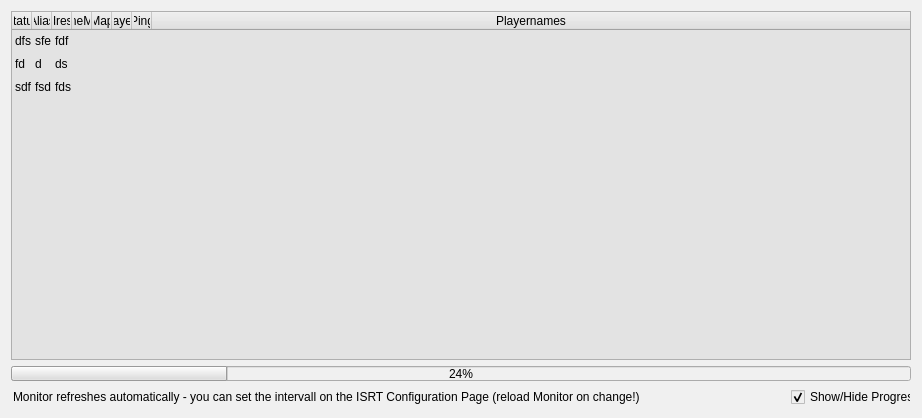
<?xml version="1.0" encoding="UTF-8"?>
<ui version="4.0">
 <class>UI_Server_Monitor</class>
 <widget class="QWidget" name="UI_Server_Monitor">
  <property name="geometry">
   <rect>
    <x>0</x>
    <y>0</y>
    <width>920</width>
    <height>418</height>
   </rect>
  </property>
  <property name="windowTitle">
   <string>ISRT Server Monitor</string>
  </property>
  <property name="windowIcon">
   <iconset resource="../res.qrc">
    <normaloff>:/img/img/isrt.ico</normaloff>:/img/img/isrt.ico</iconset>
  </property>
  <property name="styleSheet">
   <string notr="true">background-color: rgb(240, 240, 240);
selection-color: rgb(0, 0, 0);
selection-background-color: rgb(216, 216, 216);</string>
  </property>
  <layout class="QVBoxLayout" name="verticalLayout_2">
   <item>
    <layout class="QVBoxLayout" name="verticalLayout">
     <item>
      <widget class="QTableWidget" name="tbl_server_overview">
       <property name="sizePolicy">
        <sizepolicy hsizetype="MinimumExpanding" vsizetype="MinimumExpanding">
         <horstretch>0</horstretch>
         <verstretch>0</verstretch>
        </sizepolicy>
       </property>
       <property name="minimumSize">
        <size>
         <width>900</width>
         <height>120</height>
        </size>
       </property>
       <property name="font">
        <font>
         <pointsize>9</pointsize>
        </font>
       </property>
       <property name="styleSheet">
        <string notr="true">background-color: rgb(227, 227, 227);</string>
       </property>
       <property name="frameShape">
        <enum>QFrame::StyledPanel</enum>
       </property>
       <property name="frameShadow">
        <enum>QFrame::Raised</enum>
       </property>
       <property name="verticalScrollBarPolicy">
        <enum>Qt::ScrollBarAsNeeded</enum>
       </property>
       <property name="horizontalScrollBarPolicy">
        <enum>Qt::ScrollBarAlwaysOff</enum>
       </property>
       <property name="sizeAdjustPolicy">
        <enum>QAbstractScrollArea::AdjustIgnored</enum>
       </property>
       <property name="editTriggers">
        <set>QAbstractItemView::NoEditTriggers</set>
       </property>
       <property name="alternatingRowColors">
        <bool>false</bool>
       </property>
       <property name="selectionMode">
        <enum>QAbstractItemView::SingleSelection</enum>
       </property>
       <property name="selectionBehavior">
        <enum>QAbstractItemView::SelectRows</enum>
       </property>
       <property name="textElideMode">
        <enum>Qt::ElideNone</enum>
       </property>
       <property name="showGrid">
        <bool>true</bool>
       </property>
       <property name="gridStyle">
        <enum>Qt::NoPen</enum>
       </property>
       <property name="columnCount">
        <number>8</number>
       </property>
       <attribute name="horizontalHeaderVisible">
        <bool>true</bool>
       </attribute>
       <attribute name="horizontalHeaderCascadingSectionResizes">
        <bool>false</bool>
       </attribute>
       <attribute name="horizontalHeaderMinimumSectionSize">
        <number>0</number>
       </attribute>
       <attribute name="horizontalHeaderDefaultSectionSize">
        <number>0</number>
       </attribute>
       <attribute name="horizontalHeaderHighlightSections">
        <bool>false</bool>
       </attribute>
       <attribute name="horizontalHeaderShowSortIndicator" stdset="0">
        <bool>false</bool>
       </attribute>
       <attribute name="horizontalHeaderStretchLastSection">
        <bool>true</bool>
       </attribute>
       <attribute name="verticalHeaderVisible">
        <bool>false</bool>
       </attribute>
       <attribute name="verticalHeaderCascadingSectionResizes">
        <bool>false</bool>
       </attribute>
       <attribute name="verticalHeaderMinimumSectionSize">
        <number>15</number>
       </attribute>
       <attribute name="verticalHeaderDefaultSectionSize">
        <number>23</number>
       </attribute>
       <attribute name="verticalHeaderHighlightSections">
        <bool>false</bool>
       </attribute>
       <attribute name="verticalHeaderStretchLastSection">
        <bool>false</bool>
       </attribute>
       <row>
        <property name="text">
         <string>New Row</string>
        </property>
       </row>
       <row>
        <property name="text">
         <string>New Row</string>
        </property>
       </row>
       <row>
        <property name="text">
         <string>New Row</string>
        </property>
       </row>
       <column>
        <property name="text">
         <string>Status</string>
        </property>
       </column>
       <column>
        <property name="text">
         <string>Alias</string>
        </property>
       </column>
       <column>
        <property name="text">
         <string>IP-Address-Port</string>
        </property>
       </column>
       <column>
        <property name="text">
         <string>GameMode</string>
        </property>
       </column>
       <column>
        <property name="text">
         <string>Map</string>
        </property>
       </column>
       <column>
        <property name="text">
         <string>Players</string>
        </property>
        <property name="font">
         <font>
          <weight>50</weight>
          <bold>false</bold>
         </font>
        </property>
       </column>
       <column>
        <property name="text">
         <string>Ping</string>
        </property>
       </column>
       <column>
        <property name="text">
         <string>Playernames</string>
        </property>
       </column>
       <item row="0" column="0">
        <property name="text">
         <string>dfs</string>
        </property>
       </item>
       <item row="0" column="1">
        <property name="text">
         <string>sfe</string>
        </property>
       </item>
       <item row="0" column="2">
        <property name="text">
         <string>fdf</string>
        </property>
       </item>
       <item row="1" column="0">
        <property name="text">
         <string>fd</string>
        </property>
       </item>
       <item row="1" column="1">
        <property name="text">
         <string>d</string>
        </property>
       </item>
       <item row="1" column="2">
        <property name="text">
         <string>ds</string>
        </property>
       </item>
       <item row="2" column="0">
        <property name="text">
         <string>sdf</string>
        </property>
       </item>
       <item row="2" column="1">
        <property name="text">
         <string>fsd</string>
        </property>
       </item>
       <item row="2" column="2">
        <property name="text">
         <string>fds</string>
        </property>
       </item>
      </widget>
     </item>
     <item>
      <widget class="QProgressBar" name="mon_progress_bar">
       <property name="maximumSize">
        <size>
         <width>16777215</width>
         <height>15</height>
        </size>
       </property>
       <property name="value">
        <number>24</number>
       </property>
      </widget>
     </item>
    </layout>
   </item>
   <item>
    <layout class="QHBoxLayout" name="horizontalLayout">
     <item>
      <widget class="QLineEdit" name="lineEdit">
       <property name="text">
        <string>Monitor refreshes automatically - you can set the intervall on the ISRT Configuration Page (reload Monitor on change!)</string>
       </property>
       <property name="frame">
        <bool>false</bool>
       </property>
      </widget>
     </item>
     <item>
      <spacer name="horizontalSpacer">
       <property name="orientation">
        <enum>Qt::Horizontal</enum>
       </property>
       <property name="sizeType">
        <enum>QSizePolicy::Fixed</enum>
       </property>
       <property name="sizeHint" stdset="0">
        <size>
         <width>10</width>
         <height>20</height>
        </size>
       </property>
      </spacer>
     </item>
     <item>
      <widget class="QCheckBox" name="chkbx_show_progressbar">
       <property name="minimumSize">
        <size>
         <width>120</width>
         <height>0</height>
        </size>
       </property>
       <property name="maximumSize">
        <size>
         <width>120</width>
         <height>16777215</height>
        </size>
       </property>
       <property name="text">
        <string>Show/Hide Progress</string>
       </property>
       <property name="checked">
        <bool>true</bool>
       </property>
      </widget>
     </item>
    </layout>
   </item>
  </layout>
 </widget>
 <resources>
  <include location="../res.qrc"/>
 </resources>
 <connections/>
</ui>
